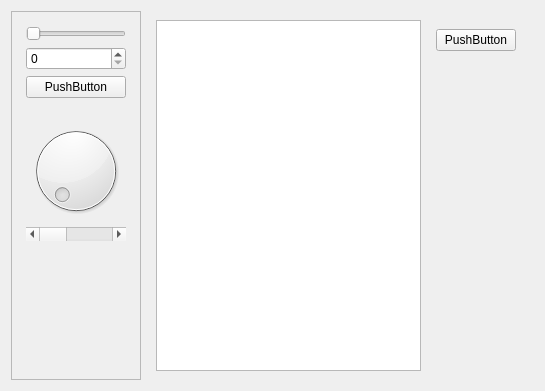
<?xml version="1.0" encoding="UTF-8"?>
<ui version="4.0">
 <class>MainWindow</class>
 <widget class="QWidget" name="MainWindow">
  <property name="geometry">
   <rect>
    <x>0</x>
    <y>0</y>
    <width>545</width>
    <height>391</height>
   </rect>
  </property>
  <property name="windowTitle">
   <string>Form</string>
  </property>
  <layout class="QGridLayout" name="gridLayout">
   <item row="0" column="0">
    <widget class="QFrame" name="frame">
     <property name="sizePolicy">
      <sizepolicy hsizetype="Fixed" vsizetype="Preferred">
       <horstretch>0</horstretch>
       <verstretch>0</verstretch>
      </sizepolicy>
     </property>
     <property name="frameShape">
      <enum>QFrame::StyledPanel</enum>
     </property>
     <property name="frameShadow">
      <enum>QFrame::Raised</enum>
     </property>
     <layout class="QVBoxLayout" name="verticalLayout">
      <property name="spacing">
       <number>5</number>
      </property>
      <property name="leftMargin">
       <number>5</number>
      </property>
      <property name="topMargin">
       <number>5</number>
      </property>
      <property name="rightMargin">
       <number>5</number>
      </property>
      <property name="bottomMargin">
       <number>5</number>
      </property>
      <item>
       <widget class="WidgetsGroup" name="widget" native="true">
        <layout class="QVBoxLayout" name="verticalLayout_2">
         <item>
          <widget class="QSlider" name="horizontalSlider">
           <property name="orientation">
            <enum>Qt::Horizontal</enum>
           </property>
          </widget>
         </item>
         <item>
          <widget class="QSpinBox" name="spinBox"/>
         </item>
         <item>
          <widget class="QPushButton" name="pushButton_6">
           <property name="text">
            <string>PushButton</string>
           </property>
          </widget>
         </item>
        </layout>
       </widget>
      </item>
      <item>
       <widget class="WidgetsGroup" name="widget_2" native="true">
        <layout class="QVBoxLayout" name="verticalLayout_3">
         <item>
          <widget class="QDial" name="dial"/>
         </item>
         <item>
          <widget class="QScrollBar" name="horizontalScrollBar">
           <property name="orientation">
            <enum>Qt::Horizontal</enum>
           </property>
          </widget>
         </item>
        </layout>
       </widget>
      </item>
      <item>
       <spacer name="verticalSpacer">
        <property name="orientation">
         <enum>Qt::Vertical</enum>
        </property>
        <property name="sizeHint" stdset="0">
         <size>
          <width>20</width>
          <height>57</height>
         </size>
        </property>
       </spacer>
      </item>
     </layout>
    </widget>
   </item>
   <item row="0" column="1">
    <widget class="QStackedWidget" name="stackedWidget">
     <widget class="QWidget" name="page">
      <layout class="QHBoxLayout" name="horizontalLayout">
       <item>
        <widget class="QTextEdit" name="textEdit"/>
       </item>
       <item>
        <widget class="WidgetsGroup" name="widget_3" native="true">
         <layout class="QVBoxLayout" name="verticalLayout_4">
          <item>
           <widget class="QPushButton" name="pushButton">
            <property name="text">
             <string>PushButton</string>
            </property>
           </widget>
          </item>
          <item>
           <spacer name="verticalSpacer_2">
            <property name="orientation">
             <enum>Qt::Vertical</enum>
            </property>
            <property name="sizeHint" stdset="0">
             <size>
              <width>20</width>
              <height>40</height>
             </size>
            </property>
           </spacer>
          </item>
         </layout>
        </widget>
       </item>
      </layout>
     </widget>
     <widget class="QWidget" name="page_2"/>
    </widget>
   </item>
  </layout>
 </widget>
 <customwidgets>
  <customwidget>
   <class>WidgetsGroup</class>
   <extends>QWidget</extends>
   <header>Widgets/WidgetsGroup/WidgetsGroup.h</header>
   <container>1</container>
  </customwidget>
 </customwidgets>
 <resources/>
 <connections>
  <connection>
   <sender>horizontalSlider</sender>
   <signal>sliderMoved(int)</signal>
   <receiver>spinBox</receiver>
   <slot>setValue(int)</slot>
   <hints>
    <hint type="sourcelabel">
     <x>53</x>
     <y>31</y>
    </hint>
    <hint type="destinationlabel">
     <x>70</x>
     <y>64</y>
    </hint>
   </hints>
  </connection>
  <connection>
   <sender>horizontalScrollBar</sender>
   <signal>sliderMoved(int)</signal>
   <receiver>dial</receiver>
   <slot>setValue(int)</slot>
   <hints>
    <hint type="sourcelabel">
     <x>63</x>
     <y>238</y>
    </hint>
    <hint type="destinationlabel">
     <x>74</x>
     <y>187</y>
    </hint>
   </hints>
  </connection>
  <connection>
   <sender>dial</sender>
   <signal>dialMoved(int)</signal>
   <receiver>horizontalScrollBar</receiver>
   <slot>setValue(int)</slot>
   <hints>
    <hint type="sourcelabel">
     <x>51</x>
     <y>182</y>
    </hint>
    <hint type="destinationlabel">
     <x>55</x>
     <y>237</y>
    </hint>
   </hints>
  </connection>
  <connection>
   <sender>spinBox</sender>
   <signal>valueChanged(int)</signal>
   <receiver>horizontalSlider</receiver>
   <slot>setValue(int)</slot>
   <hints>
    <hint type="sourcelabel">
     <x>44</x>
     <y>66</y>
    </hint>
    <hint type="destinationlabel">
     <x>47</x>
     <y>30</y>
    </hint>
   </hints>
  </connection>
 </connections>
</ui>
